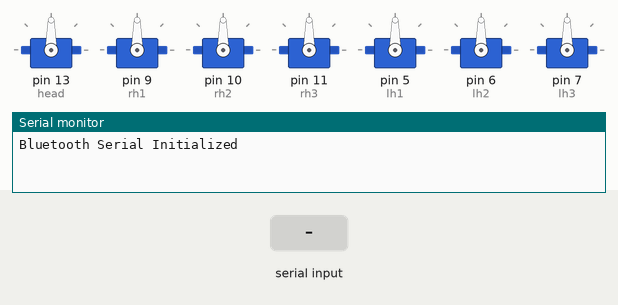
A sketch run on a simulated Arduino Uno, built with avr-gcc and run on an emulated ATmega328P. Parts: 7 × servo, the last lines printed to the serial monitor. The test bench sets the inputs (shaded band).

Above: at 1.2 s.
1.3 s: "hello\n" received over the second serial link
At 1.45 s:
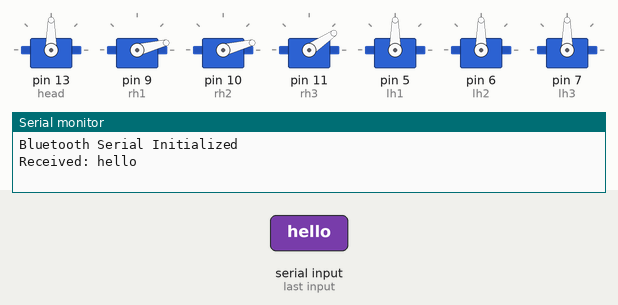
At 2.06 s:
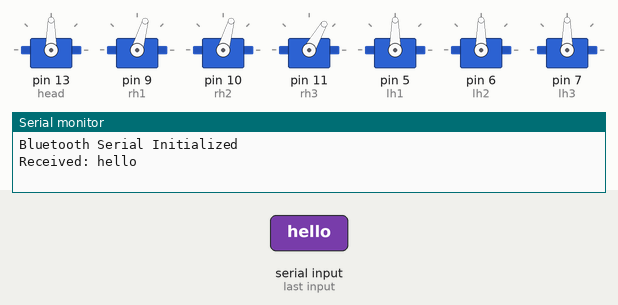
7.3 s: "shake hand\n" received over the second serial link
At 9.02 s:
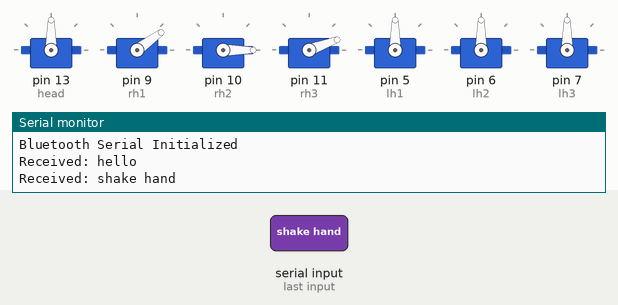
10.3 s: "hands up\n" received over the second serial link
13.3 s: "hands down\n" received over the second serial link
16.3 s: "hello\n" received over the second serial link
At 16.46 s:
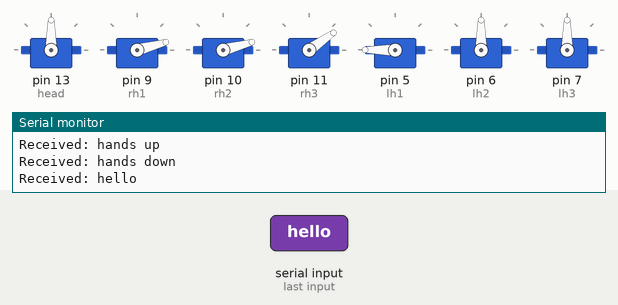
22.3 s: "shake hand\n" received over the second serial link
Timing chart, 0 to 26.3 s (numbered marks = the images above; inputs shaded):
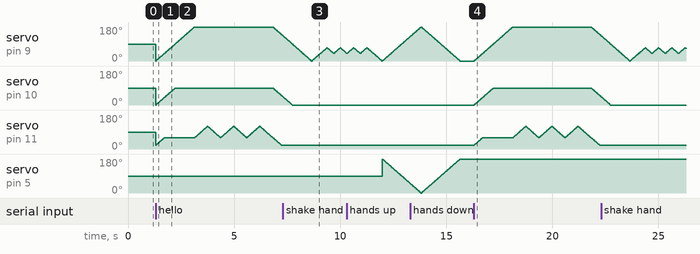

The sketch:

Robo.ino
```cpp
#include <SoftwareSerial.h>
#include <Servo.h>

Servo head;
Servo rh1;
Servo rh2;
Servo rh3;

Servo lh1;
Servo lh2;
Servo lh3;

// Define the RX and TX pins for the HC-05 module
const int BT_RX = 0;  // RX pin of HC-05 connected to pin 10 of Arduino
const int BT_TX = 1;  // TX pin of HC-05 connected to pin 11 of Arduino

// Create a SoftwareSerial object to communicate with the HC-05 module
SoftwareSerial BTSerial(BT_RX, BT_TX);

void setup() {
  // Initialize Serial communication for debugging
  Serial.begin(9600);

  // Initialize SoftwareSerial communication with the HC-05 module
  BTSerial.begin(9600);

  Serial.println("Bluetooth Serial Initialized");

  // Attach servo motors to pins
  head.attach(13);
  rh1.attach(9);
  rh2.attach(10);
  rh3.attach(11);

  lh1.attach(5);
  lh2.attach(6);
  lh3.attach(7);
}

void loop() {
  // Check if data is available to read from the HC-05 module
  if (BTSerial.available()) {
    // Read the incoming byte from the HC-05 module
    String voice = BTSerial.readStringUntil('\n'); // Read the complete string until newline character

    // Print the received string to the Serial Monitor
    Serial.print("Received: ");
    Serial.println(voice);

    // Check the received string and perform actions accordingly
    if (voice.equals("hello")) {
      say_hi();
    } else if (voice.equals("shake hand")) {
      shake_hand();
    } else if (voice.equals("hands up")) {
      hands_up();
    } else if (voice.equals("hands down")) {
      hands_down();
    }
  }
}

void say_hi() {
  for (int i = 0; i <= 180; i++) {
    rh1.write(0 + i);
    if (i <= 90) {
      rh2.write(0 + i);
    }
    if (i <= 40) {
      rh3.write(20 + i);
    }
    delay(10);
  }
  for (int i = 1; i <= 3; i++) {
    for (int i = 0; i <= 60; i++) {
      rh3.write(60 + i);
      delay(10);
    }
    for (int i = 0; i <= 60; i++) {
      rh3.write(120 - i);
      delay(10);
    }
  }
  for (int i = 0; i <= 180; i++) {
    rh1.write(180 - i);
    if (i <= 90) {
      rh2.write(90 - i);
    }
    if (i <= 40) {
      rh3.write(60 - i);
    }
    delay(10);
  }
}

void hands_up() {
  for (int i = 0; i <= 180; i++) {
    rh1.write(0 + i);
    lh1.write(180 - i);
    delay(10);
  }
}

void hands_down() {
  for (int i = 0; i <= 180; i++) {
    rh1.write(180 - i);
    lh1.write(0 + i);
    delay(10);
  }
}

void shake_hand() {
  for (int i = 0; i <= 40; i++) {
    rh1.write(0 + i);
    delay(10);
  }
  for (int i = 0; i <= 3; i++) {
    for (int i = 0; i <= 30; i++) {
      rh1.write(40 + i);
      delay(10);
    }
    for (int i = 0; i <= 30; i++) {
      rh1.write(70 - i);
      delay(10);
    }
  }
  for (int i = 0; i <= 40; i++) {
    rh1.write(40 - i);
    delay(10);
  }
}
```
